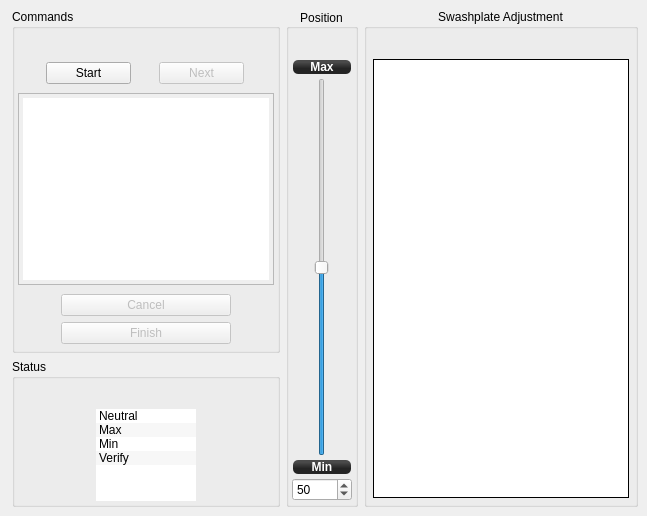
       <widget class="QWidget" name="SwashPlateLevel">
        <attribute name="title">
         <string>Swashplate Levelling</string>
        </attribute>
        <layout class="QGridLayout" name="gridLayout_8">
         <property name="leftMargin">
          <number>9</number>
         </property>
         <property name="topMargin">
          <number>9</number>
         </property>
         <property name="rightMargin">
          <number>9</number>
         </property>
         <property name="bottomMargin">
          <number>9</number>
         </property>
         <property name="spacing">
          <number>6</number>
         </property>
         <item row="0" column="0">
          <layout class="QVBoxLayout" name="verticalLayout_8">
           <property name="spacing">
            <number>6</number>
           </property>
           <property name="leftMargin">
            <number>3</number>
           </property>
           <item>
            <widget class="QGroupBox" name="SwashLvlInstructionsBox">
             <property name="sizePolicy">
              <sizepolicy hsizetype="MinimumExpanding" vsizetype="MinimumExpanding">
               <horstretch>0</horstretch>
               <verstretch>0</verstretch>
              </sizepolicy>
             </property>
             <property name="minimumSize">
              <size>
               <width>228</width>
               <height>0</height>
              </size>
             </property>
             <property name="title">
              <string>Commands</string>
             </property>
             <layout class="QVBoxLayout" name="verticalLayout">
              <property name="leftMargin">
               <number>3</number>
              </property>
              <property name="topMargin">
               <number>3</number>
              </property>
              <property name="rightMargin">
               <number>3</number>
              </property>
              <property name="bottomMargin">
               <number>3</number>
              </property>
              <item>
               <layout class="QHBoxLayout" name="horizontalLayout_9">
                <property name="spacing">
                 <number>0</number>
                </property>
                <property name="topMargin">
                 <number>30</number>
                </property>
                <property name="bottomMargin">
                 <number>3</number>
                </property>
                <item>
                 <widget class="QPushButton" name="SwashLvlStartButton">
                  <property name="minimumSize">
                   <size>
                    <width>85</width>
                    <height>0</height>
                   </size>
                  </property>
                  <property name="maximumSize">
                   <size>
                    <width>85</width>
                    <height>16777215</height>
                   </size>
                  </property>
                  <property name="text">
                   <string>Start</string>
                  </property>
                 </widget>
                </item>
                <item>
                 <widget class="QPushButton" name="SwashLvlNextButton">
                  <property name="enabled">
                   <bool>false</bool>
                  </property>
                  <property name="minimumSize">
                   <size>
                    <width>85</width>
                    <height>0</height>
                   </size>
                  </property>
                  <property name="maximumSize">
                   <size>
                    <width>85</width>
                    <height>16777215</height>
                   </size>
                  </property>
                  <property name="text">
                   <string>Next</string>
                  </property>
                 </widget>
                </item>
               </layout>
              </item>
              <item>
               <widget class="QTextEdit" name="SwashLvlStepInstruction">
                <property name="sizePolicy">
                 <sizepolicy hsizetype="Expanding" vsizetype="MinimumExpanding">
                  <horstretch>0</horstretch>
                  <verstretch>0</verstretch>
                 </sizepolicy>
                </property>
                <property name="minimumSize">
                 <size>
                  <width>250</width>
                  <height>150</height>
                 </size>
                </property>
                <property name="maximumSize">
                 <size>
                  <width>500</width>
                  <height>800</height>
                 </size>
                </property>
                <property name="styleSheet">
                 <string notr="true">QTextEdit { padding-left:4; padding-top:4; padding-bottom:4; padding-right:4}</string>
                </property>
                <property name="horizontalScrollBarPolicy">
                 <enum>Qt::ScrollBarAlwaysOff</enum>
                </property>
                <property name="readOnly">
                 <bool>true</bool>
                </property>
               </widget>
              </item>
              <item>
               <layout class="QGridLayout" name="gridLayout_3">
                <property name="topMargin">
                 <number>3</number>
                </property>
                <property name="bottomMargin">
                 <number>3</number>
                </property>
                <item row="0" column="0">
                 <widget class="QPushButton" name="SwashLvlCancelButton">
                  <property name="enabled">
                   <bool>false</bool>
                  </property>
                  <property name="minimumSize">
                   <size>
                    <width>170</width>
                    <height>0</height>
                   </size>
                  </property>
                  <property name="maximumSize">
                   <size>
                    <width>170</width>
                    <height>16777215</height>
                   </size>
                  </property>
                  <property name="text">
                   <string>Cancel</string>
                  </property>
                 </widget>
                </item>
                <item row="1" column="0">
                 <widget class="QPushButton" name="SwashLvlFinishButton">
                  <property name="enabled">
                   <bool>false</bool>
                  </property>
                  <property name="minimumSize">
                   <size>
                    <width>170</width>
                    <height>0</height>
                   </size>
                  </property>
                  <property name="maximumSize">
                   <size>
                    <width>170</width>
                    <height>16777215</height>
                   </size>
                  </property>
                  <property name="text">
                   <string>Finish</string>
                  </property>
                 </widget>
                </item>
               </layout>
              </item>
             </layout>
            </widget>
           </item>
           <item>
            <widget class="QGroupBox" name="SwashLvlStatusBox">
             <property name="sizePolicy">
              <sizepolicy hsizetype="MinimumExpanding" vsizetype="Maximum">
               <horstretch>0</horstretch>
               <verstretch>0</verstretch>
              </sizepolicy>
             </property>
             <property name="minimumSize">
              <size>
               <width>200</width>
               <height>0</height>
              </size>
             </property>
             <property name="title">
              <string>Status</string>
             </property>
             <layout class="QGridLayout" name="gridLayout_22">
              <property name="leftMargin">
               <number>3</number>
              </property>
              <property name="topMargin">
               <number>30</number>
              </property>
              <property name="rightMargin">
               <number>3</number>
              </property>
              <property name="bottomMargin">
               <number>3</number>
              </property>
              <property name="horizontalSpacing">
               <number>3</number>
              </property>
              <property name="verticalSpacing">
               <number>2</number>
              </property>
              <item row="0" column="0">
               <widget class="QListWidget" name="SwashLvlStepList">
                <property name="sizePolicy">
                 <sizepolicy hsizetype="MinimumExpanding" vsizetype="MinimumExpanding">
                  <horstretch>0</horstretch>
                  <verstretch>0</verstretch>
                 </sizepolicy>
                </property>
                <property name="minimumSize">
                 <size>
                  <width>100</width>
                  <height>0</height>
                 </size>
                </property>
                <property name="maximumSize">
                 <size>
                  <width>100</width>
                  <height>92</height>
                 </size>
                </property>
                <property name="cursor" stdset="0">
                 <cursorShape>ArrowCursor</cursorShape>
                </property>
                <property name="focusPolicy">
                 <enum>Qt::NoFocus</enum>
                </property>
                <property name="frameShape">
                 <enum>QFrame::NoFrame</enum>
                </property>
                <property name="frameShadow">
                 <enum>QFrame::Sunken</enum>
                </property>
                <property name="lineWidth">
                 <number>0</number>
                </property>
                <property name="midLineWidth">
                 <number>0</number>
                </property>
                <property name="verticalScrollBarPolicy">
                 <enum>Qt::ScrollBarAlwaysOff</enum>
                </property>
                <property name="horizontalScrollBarPolicy">
                 <enum>Qt::ScrollBarAlwaysOff</enum>
                </property>
                <property name="autoScrollMargin">
                 <number>16</number>
                </property>
                <property name="editTriggers">
                 <set>QAbstractItemView::NoEditTriggers</set>
                </property>
                <property name="alternatingRowColors">
                 <bool>true</bool>
                </property>
                <property name="selectionMode">
                 <enum>QAbstractItemView::NoSelection</enum>
                </property>
                <property name="selectionBehavior">
                 <enum>QAbstractItemView::SelectRows</enum>
                </property>
                <property name="viewMode">
                 <enum>QListView::ListMode</enum>
                </property>
                <item>
                 <property name="text">
                  <string>Neutral</string>
                 </property>
                 <property name="icon">
                  <iconset>
                   <normaloff>:/configgadget/images/none.png</normaloff>
                   <normalon>:/configgadget/images/ok.png</normalon>:/configgadget/images/none.png</iconset>
                 </property>
                </item>
                <item>
                 <property name="text">
                  <string>Max</string>
                 </property>
                 <property name="icon">
                  <iconset>
                   <normaloff>:/configgadget/images/none.png</normaloff>
                   <normalon>:/configgadget/images/ok.png</normalon>:/configgadget/images/none.png</iconset>
                 </property>
                </item>
                <item>
                 <property name="text">
                  <string>Min</string>
                 </property>
                 <property name="icon">
                  <iconset>
                   <normaloff>:/configgadget/images/none.png</normaloff>
                   <normalon>:/configgadget/images/ok.png</normalon>:/configgadget/images/none.png</iconset>
                 </property>
                 <property name="flags">
                  <set>ItemIsSelectable|ItemIsEnabled</set>
                 </property>
                </item>
                <item>
                 <property name="text">
                  <string>Verify</string>
                 </property>
                 <property name="icon">
                  <iconset>
                   <normaloff>:/configgadget/images/none.png</normaloff>
                   <normalon>:/configgadget/images/ok.png</normalon>:/configgadget/images/none.png</iconset>
                 </property>
                 <property name="flags">
                  <set>ItemIsEnabled</set>
                 </property>
                </item>
               </widget>
              </item>
             </layout>
            </widget>
           </item>
          </layout>
         </item>
         <item row="0" column="1">
          <widget class="QGroupBox" name="SwashLvlccpmSliderBox">
           <property name="enabled">
            <bool>true</bool>
           </property>
           <property name="sizePolicy">
            <sizepolicy hsizetype="Fixed" vsizetype="MinimumExpanding">
             <horstretch>0</horstretch>
             <verstretch>0</verstretch>
            </sizepolicy>
           </property>
           <property name="minimumSize">
            <size>
             <width>70</width>
             <height>100</height>
            </size>
           </property>
           <property name="maximumSize">
            <size>
             <width>16777215</width>
             <height>16777215</height>
            </size>
           </property>
           <property name="title">
            <string>Position</string>
           </property>
           <property name="alignment">
            <set>Qt::AlignCenter</set>
           </property>
           <layout class="QVBoxLayout" name="verticalLayout_5">
            <property name="spacing">
             <number>3</number>
            </property>
            <property name="leftMargin">
             <number>3</number>
            </property>
            <property name="topMargin">
             <number>30</number>
            </property>
            <property name="rightMargin">
             <number>3</number>
            </property>
            <property name="bottomMargin">
             <number>3</number>
            </property>
            <item>
             <widget class="QLabel" name="label_17">
              <property name="enabled">
               <bool>true</bool>
              </property>
              <property name="styleSheet">
               <string notr="true">background-color: qlineargradient(spread:reflect, x1:0.507, y1:0, x2:0.507, y2:0.772, stop:0.208955 rgba(74, 74, 74, 255), stop:0.78607 rgba(36, 36, 36, 255));
color: rgb(255, 255, 255);
border-radius: 5;
font: bold 12px;
margin:1px;</string>
              </property>
              <property name="text">
               <string>Max</string>
              </property>
              <property name="scaledContents">
               <bool>true</bool>
              </property>
              <property name="alignment">
               <set>Qt::AlignCenter</set>
              </property>
             </widget>
            </item>
            <item>
             <layout class="QHBoxLayout" name="horizontalLayout_4">
              <item>
               <widget class="QSlider" name="SwashLvlPositionSlider">
                <property name="enabled">
                 <bool>true</bool>
                </property>
                <property name="sizePolicy">
                 <sizepolicy hsizetype="Preferred" vsizetype="Expanding">
                  <horstretch>0</horstretch>
                  <verstretch>0</verstretch>
                 </sizepolicy>
                </property>
                <property name="minimumSize">
                 <size>
                  <width>0</width>
                  <height>100</height>
                 </size>
                </property>
                <property name="maximum">
                 <number>100</number>
                </property>
                <property name="singleStep">
                 <number>5</number>
                </property>
                <property name="value">
                 <number>50</number>
                </property>
                <property name="orientation">
                 <enum>Qt::Vertical</enum>
                </property>
               </widget>
              </item>
             </layout>
            </item>
            <item>
             <widget class="QLabel" name="label_18">
              <property name="enabled">
               <bool>true</bool>
              </property>
              <property name="styleSheet">
               <string notr="true">background-color: qlineargradient(spread:reflect, x1:0.507, y1:0, x2:0.507, y2:0.772, stop:0.208955 rgba(74, 74, 74, 255), stop:0.78607 rgba(36, 36, 36, 255));
color: rgb(255, 255, 255);
border-radius: 5;
font: bold 12px;
margin:1px;</string>
              </property>
              <property name="text">
               <string>Min</string>
              </property>
              <property name="alignment">
               <set>Qt::AlignCenter</set>
              </property>
             </widget>
            </item>
            <item>
             <widget class="QSpinBox" name="SwashLvlPositionSpinBox">
              <property name="maximum">
               <number>100</number>
              </property>
              <property name="singleStep">
               <number>5</number>
              </property>
              <property name="value">
               <number>50</number>
              </property>
             </widget>
            </item>
           </layout>
          </widget>
         </item>
         <item row="0" column="2">
          <widget class="QGroupBox" name="SwashLvlccpmSwashImageBox">
           <property name="sizePolicy">
            <sizepolicy hsizetype="MinimumExpanding" vsizetype="MinimumExpanding">
             <horstretch>1</horstretch>
             <verstretch>1</verstretch>
            </sizepolicy>
           </property>
           <property name="minimumSize">
            <size>
             <width>200</width>
             <height>200</height>
            </size>
           </property>
           <property name="maximumSize">
            <size>
             <width>16777215</width>
             <height>16777215</height>
            </size>
           </property>
           <property name="sizeIncrement">
            <size>
             <width>10</width>
             <height>10</height>
            </size>
           </property>
           <property name="baseSize">
            <size>
             <width>200</width>
             <height>200</height>
            </size>
           </property>
           <property name="title">
            <string>Swashplate Adjustment</string>
           </property>
           <property name="alignment">
            <set>Qt::AlignHCenter|Qt::AlignTop</set>
           </property>
           <property name="flat">
            <bool>false</bool>
           </property>
           <property name="checkable">
            <bool>false</bool>
           </property>
           <layout class="QGridLayout" name="gridLayout_11">
            <property name="leftMargin">
             <number>6</number>
            </property>
            <property name="topMargin">
             <number>30</number>
            </property>
            <property name="rightMargin">
             <number>6</number>
            </property>
            <property name="bottomMargin">
             <number>6</number>
            </property>
            <property name="horizontalSpacing">
             <number>6</number>
            </property>
            <item row="0" column="0">
             <widget class="QSplitter" name="splitter_4">
              <property name="orientation">
               <enum>Qt::Vertical</enum>
              </property>
              <widget class="QGraphicsView" name="SwashLvlSwashplateImage">
               <property name="sizePolicy">
                <sizepolicy hsizetype="Preferred" vsizetype="Preferred">
                 <horstretch>1</horstretch>
                 <verstretch>1</verstretch>
                </sizepolicy>
               </property>
               <property name="minimumSize">
                <size>
                 <width>100</width>
                 <height>100</height>
                </size>
               </property>
               <property name="maximumSize">
                <size>
                 <width>1000</width>
                 <height>1000</height>
                </size>
               </property>
               <property name="sizeIncrement">
                <size>
                 <width>10</width>
                 <height>10</height>
                </size>
               </property>
               <property name="baseSize">
                <size>
                 <width>200</width>
                 <height>200</height>
                </size>
               </property>
               <property name="frameShape">
                <enum>QFrame::Box</enum>
               </property>
               <property name="frameShadow">
                <enum>QFrame::Plain</enum>
               </property>
               <property name="lineWidth">
                <number>1</number>
               </property>
               <property name="midLineWidth">
                <number>0</number>
               </property>
               <property name="verticalScrollBarPolicy">
                <enum>Qt::ScrollBarAlwaysOff</enum>
               </property>
               <property name="horizontalScrollBarPolicy">
                <enum>Qt::ScrollBarAlwaysOff</enum>
               </property>
               <property name="backgroundBrush">
                <brush brushstyle="DiagCrossPattern">
                 <color alpha="25">
                  <red>126</red>
                  <green>176</green>
                  <blue>220</blue>
                 </color>
                </brush>
               </property>
               <property name="foregroundBrush">
                <brush brushstyle="NoBrush">
                 <color alpha="255">
                  <red>0</red>
                  <green>0</green>
                  <blue>0</blue>
                 </color>
                </brush>
               </property>
               <property name="sceneRect">
                <rectf>
                 <x>0.000000000000000</x>
                 <y>0.000000000000000</y>
                 <width>400.000000000000000</width>
                 <height>400.000000000000000</height>
                </rectf>
               </property>
               <property name="alignment">
                <set>Qt::AlignCenter</set>
               </property>
               <property name="resizeAnchor">
                <enum>QGraphicsView::AnchorViewCenter</enum>
               </property>
              </widget>
             </widget>
            </item>
           </layout>
          </widget>
         </item>
        </layout>
       </widget>
